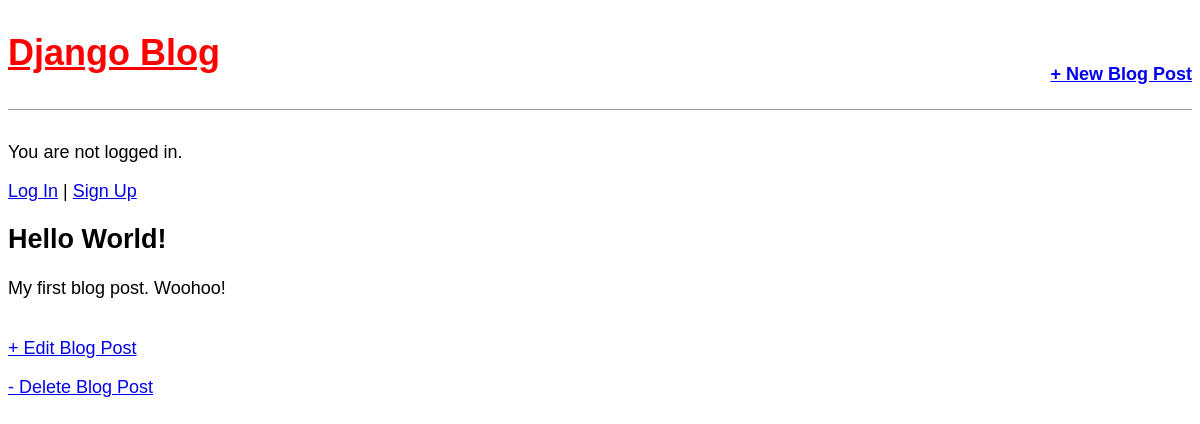
The page /blog/post/1/ on the database as committed earlier.
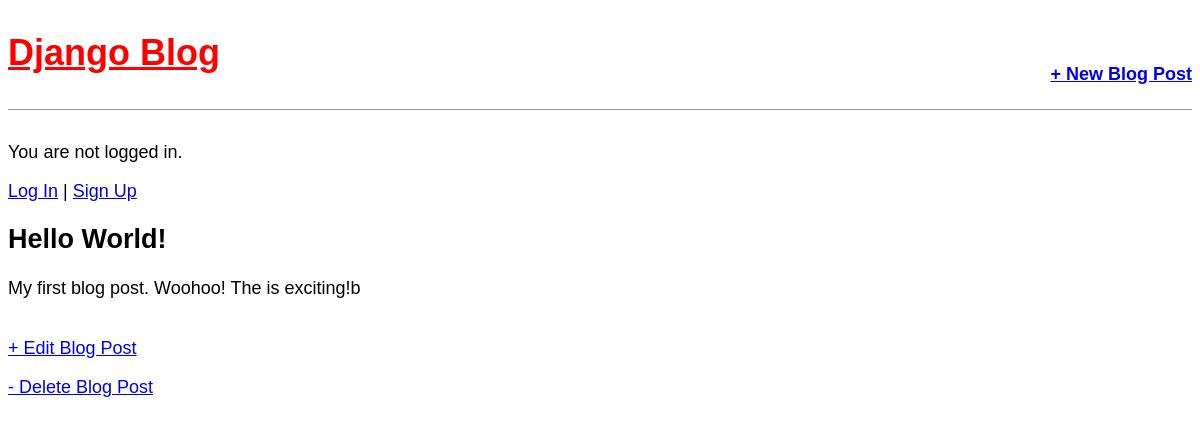
The same page on the database as committed later.
### blog/models.py (models this page shows, shortened)
class Post(models.Model):
    title = models.CharField(max_length=200)
    author = models.ForeignKey("auth.User", on_delete=models.CASCADE,)
    body = models.TextField()

### blog/views.py (the view)
# urls.py: path("post/<int:pk>/", BlogDetailView.as_view(), name="post_detail"),
class BlogDetailView(DetailView):
    model = Post
    template_name = "post_detail.html"

### templates/post_detail.html
{% extends "base.html" %}
{% block content %}
    <div class="post-entry">
        <h2>{{ post.title }}</h2>
        <p>{{ post.body }}</p>
    </div>
<br>
    <p><a href="{% url 'post_edit' post.pk %}">+ Edit Blog Post</a></p>
    <p><a href="{% url 'post_delete' post.pk %}">- Delete Blog Post</a></p>
{% endblock content %}

Rows that differ between the two databases and show on the page:
changed Post "Hello World!": body "My first blog post. Woohoo!" → "My first blog post. Woohoo! The is exciting!b"
